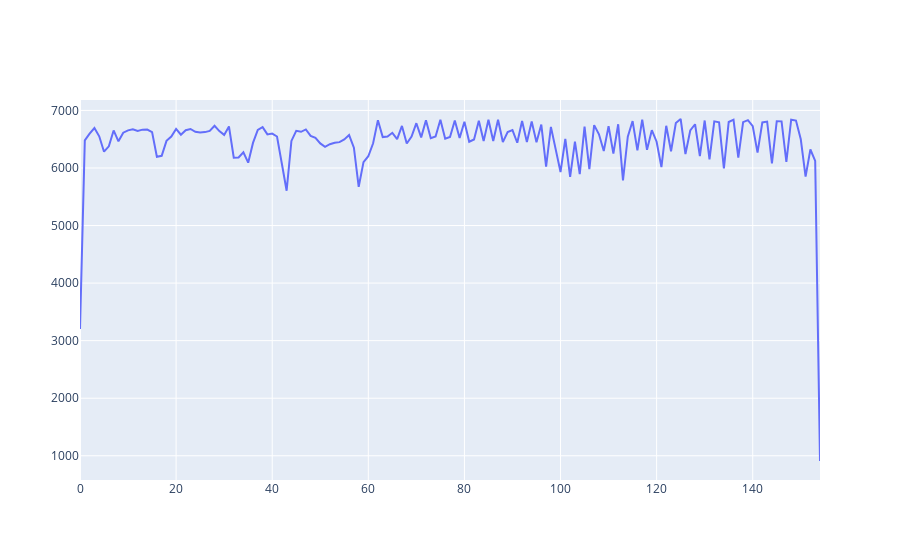

The notebook cell this image was saved under:
### Markdown cell above
## Full protocol: 1 million requests: 50 seconds on my setup

### Code cell
d1 = pd.read_csv("./bench/rpc-with-crypto.csv")

fig = go.Figure([
    go.Scatter(y=d1['tx'], name="REST with Crypto"),
])
fig.show()

### Figure 1 — Plotly figure (JSON) as saved in the notebook; plotly's stock layout.template omitted (floating-point values rounded to 4 significant figures; data arrays with more than 128 entries replaced by an {"elided": "..."} marker saying what was removed)
{"data": [{"name": "REST with Crypto", "type": "scatter", "y": {"elided": "155 int values"}}], "layout": {"autosize": true, "xaxis": {"autorange": true, "range": [0, 154]}, "yaxis": {"autorange": true, "range": [578.9, 7181.0], "type": "linear"}}}
